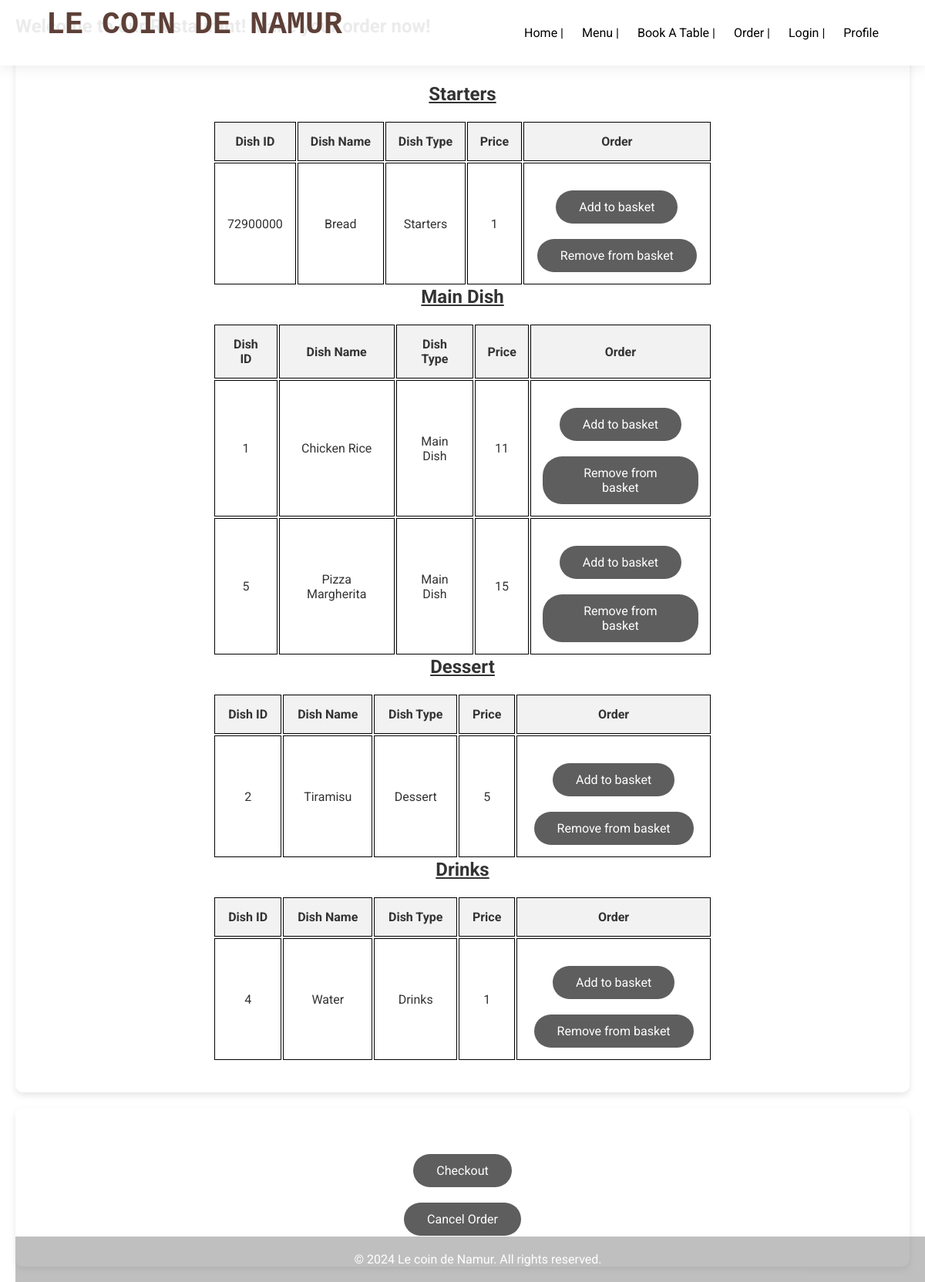
Page /orders/order on the committed database.
### app_management/sql/sql_models.py (models this page shows)
class Dish(Base):
    __tablename__ = 'dishes'
    dishid: Mapped[int] = mapped_column(Integer(), primary_key= True, unique= True)
    dishname: Mapped[str] = mapped_column(String(72))
    dishtype: Mapped[str] = mapped_column(String(72))
    price: Mapped[int] = mapped_column(Integer)

### app_management/routes/orders_routes.py (the view)
@order_router.get('/order')
def ask_to_order(request: Request):
    menu = menu_services.get_menu()
    return templates.TemplateResponse(
        "/orders/order_page.html",
        context={'request': request, 'menu': menu}
    )

### templates/orders/order_page.html (shortened to what this page needs)
{% extends "empty_page.html" %}
{% from "my_macro.html" import show_menu_order %}
{% block content %}
<h2>Welcome to our Restaurant! Make your order now!</h2>
<div class="bloc">
    <div>
        <h3>Starters</h3>
        <table>
            <tr>
                <th>Dish ID</th>
                <th>Dish Name</th>
                <th>Dish Type</th>
                <th>Price</th>
                <th>Order</th>
            </tr>
            {% for dish in menu %}
                {% if dish.dishtype == "Starters"%}
                    {{ show_menu_order(dish.dishid, dish.dishname, dish.dishtype, dish.price) }}
                {% endif %}
            {% endfor %}
        </table>
    </div>
    <div>
        <h3>Main Dish</h3>
        <table>
            <tr>
                <th>Dish ID</th>
                <th>Dish Name</th>
                <th>Dish Type</th>
                <th>Price</th>
                <th>Order</th>
            </tr>
            {% for dish in menu %}
                {% if dish.dishtype == "Main Dish"%}
                    {{ show_menu_order(dish.dishid, dish.dishname, dish.dishtype, dish.price) }}
                {% endif %}
            {% endfor %}
        </table>
    </div>
    <div>
        <h3>Dessert</h3>
        <table>
            <tr>
                <th>Dish ID</th>
                <th>Dish Name</th>
                <th>Dish Type</th>
                <th>Price</th>
                <th>Order</th>
            </tr>
            {% for dish in menu %}
                {% if dish.dishtype == "Dessert"%}
                    {{ show_menu_order(dish.dishid, dish.dishname, dish.dishtype, dish.price) }}
                {% endif %}
            {% endfor %}
        </table>
    </div>
    <div>
        <h3>Drinks</h3>
        <table>
            <tr>
                <th>Dish ID</th>
                <th>Dish Name</th>
                <th>Dish Type</th>
                <th>Price</th>
                <th>Order</th>
            </tr>
            {% for dish in menu %}
                {% if dish.dishtype == "Drinks"%}
                    {{ show_menu_order(dish.dishid, dish.dishname, dish.dishtype, dish.price) }}
                {% endif %}
            {% endfor %}
        </table>
    </div>
</div>
<div class="bloc">
    <form action="/orders/checkout" method="post">
        <button class="btn" type="submit">Checkout</button>
    </form>
    <form action="/orders/cancel/order" method="post">
        <button class="btn" type="submit">Cancel Order</button>
    </form>
</div>
{% endblock %}

### templates/my_macro.html (shortened to what this page needs)
{% macro show_menu_order(dishid, dishname, dishtype, price) %}
    <tr>
        <td>
            {{ dishid }}
        </td>
        <td>
            {{ dishname }}
        </td>
        <td>
            {{ dishtype }}
        </td>
        <td>
            {{ price }}
        </td>
        <td>
            <form action="/orders/add/basket" method="post">
                <button class="btn" type="submit">Add to basket</button>
            </form>
            <form action="/orders/remove/basket" method="post">
                <button class="btn" type="submit">Remove from basket</button>
            </form>
        </td>
    </tr>
{% endmacro %}

### static/style.css (style rules this page uses)
* { margin: 0; padding: 0; box-sizing: border-box; font-family: "Roboto", sans-serif; }
body { min-height: 100vh; background-image: url('/static/images/background.png'); background-size: cover; background-repeat: no-repeat; background-position: center; color: #333; display: flex; flex-direction: column; padding: 20px; }
.bloc { background-color: rgba(255, 255, 255, 0.8); border-radius: 10px; padding: 40px; margin-top: 20px; box-shadow: 0 4px 8px rgba(0, 0, 0, 0.1); width: 100%; text-align: center; }
h3 { font-size: 24px; margin-bottom: 20px; text-decoration: underline; }
.btn { background-color: #5e5e5e; color: #fff; padding: 12px 30px; border-radius: 25px; margin-top: 20px; display: inline-block; text-align: center; border: none; cursor: pointer; position: relative; transition: background-color 0.2s ease-out; font-size: 16px; }
.btn::after { content: ""; position: absolute; left: 0; bottom: -5px; width: 0; height: 2px; background-color: #f7a800; transition: width 0.2s ease-out; }
table { margin: 0 auto; width: 60%; }
th, td { padding: 15px; text-align: center; border: 1px solid black; }
th { background-color: #f2f2f2; }

### rows in the picture
Dish: dishid "72900000", dishname "Bread", dishtype "Starters", price "1"
Dish: dishid "1", dishname "Chicken Rice", dishtype "Main Dish", price "11"
Dish: dishid "5", dishname "Pizza Margherita", dishtype "Main Dish", price "15"
Dish: dishid "2", dishname "Tiramisu", dishtype "Dessert", price "5"
Dish: dishid "4", dishname "Water", dishtype "Drinks", price "1"
